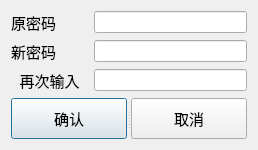
<?xml version="1.0" encoding="UTF-8"?>
<ui version="4.0">
 <class>ChangePassword</class>
 <widget class="QDialog" name="ChangePassword">
  <property name="geometry">
   <rect>
    <x>0</x>
    <y>0</y>
    <width>258</width>
    <height>150</height>
   </rect>
  </property>
  <property name="windowTitle">
   <string>修改密码</string>
  </property>
  <property name="windowIcon">
   <iconset resource="resource.qrc">
    <normaloff>:/image/image/ico.png</normaloff>:/image/image/ico.png</iconset>
  </property>
  <layout class="QGridLayout" name="gridLayout">
   <item row="0" column="0">
    <layout class="QHBoxLayout" name="horizontalLayout" stretch="1,2">
     <item>
      <widget class="QLabel" name="label">
       <property name="font">
        <font>
         <family>宋体</family>
         <pointsize>11</pointsize>
        </font>
       </property>
       <property name="text">
        <string>原密码</string>
       </property>
       <property name="alignment">
        <set>Qt::AlignLeading|Qt::AlignLeft|Qt::AlignVCenter</set>
       </property>
      </widget>
     </item>
     <item>
      <widget class="QLineEdit" name="old"/>
     </item>
    </layout>
   </item>
   <item row="1" column="0">
    <layout class="QHBoxLayout" name="horizontalLayout_2" stretch="1,2">
     <item>
      <widget class="QLabel" name="label_2">
       <property name="font">
        <font>
         <family>宋体</family>
         <pointsize>11</pointsize>
        </font>
       </property>
       <property name="text">
        <string>新密码</string>
       </property>
       <property name="alignment">
        <set>Qt::AlignLeading|Qt::AlignLeft|Qt::AlignVCenter</set>
       </property>
      </widget>
     </item>
     <item>
      <widget class="QLineEdit" name="new_2"/>
     </item>
    </layout>
   </item>
   <item row="2" column="0">
    <layout class="QHBoxLayout" name="horizontalLayout_3" stretch="1,2">
     <item>
      <widget class="QLabel" name="label_3">
       <property name="font">
        <font>
         <family>宋体</family>
         <pointsize>11</pointsize>
         <weight>50</weight>
         <bold>false</bold>
        </font>
       </property>
       <property name="text">
        <string>再次输入</string>
       </property>
       <property name="alignment">
        <set>Qt::AlignCenter</set>
       </property>
      </widget>
     </item>
     <item>
      <widget class="QLineEdit" name="new_3"/>
     </item>
    </layout>
   </item>
   <item row="3" column="0">
    <widget class="QSplitter" name="splitter_4">
     <property name="orientation">
      <enum>Qt::Horizontal</enum>
     </property>
     <widget class="QPushButton" name="pushButton">
      <property name="font">
       <font>
        <family>宋体</family>
        <pointsize>11</pointsize>
       </font>
      </property>
      <property name="text">
       <string>确认</string>
      </property>
     </widget>
     <widget class="QPushButton" name="pushButton_2">
      <property name="font">
       <font>
        <family>宋体</family>
        <pointsize>11</pointsize>
       </font>
      </property>
      <property name="text">
       <string>取消</string>
      </property>
     </widget>
    </widget>
   </item>
  </layout>
 </widget>
 <resources>
  <include location="resource.qrc"/>
 </resources>
 <connections/>
</ui>
